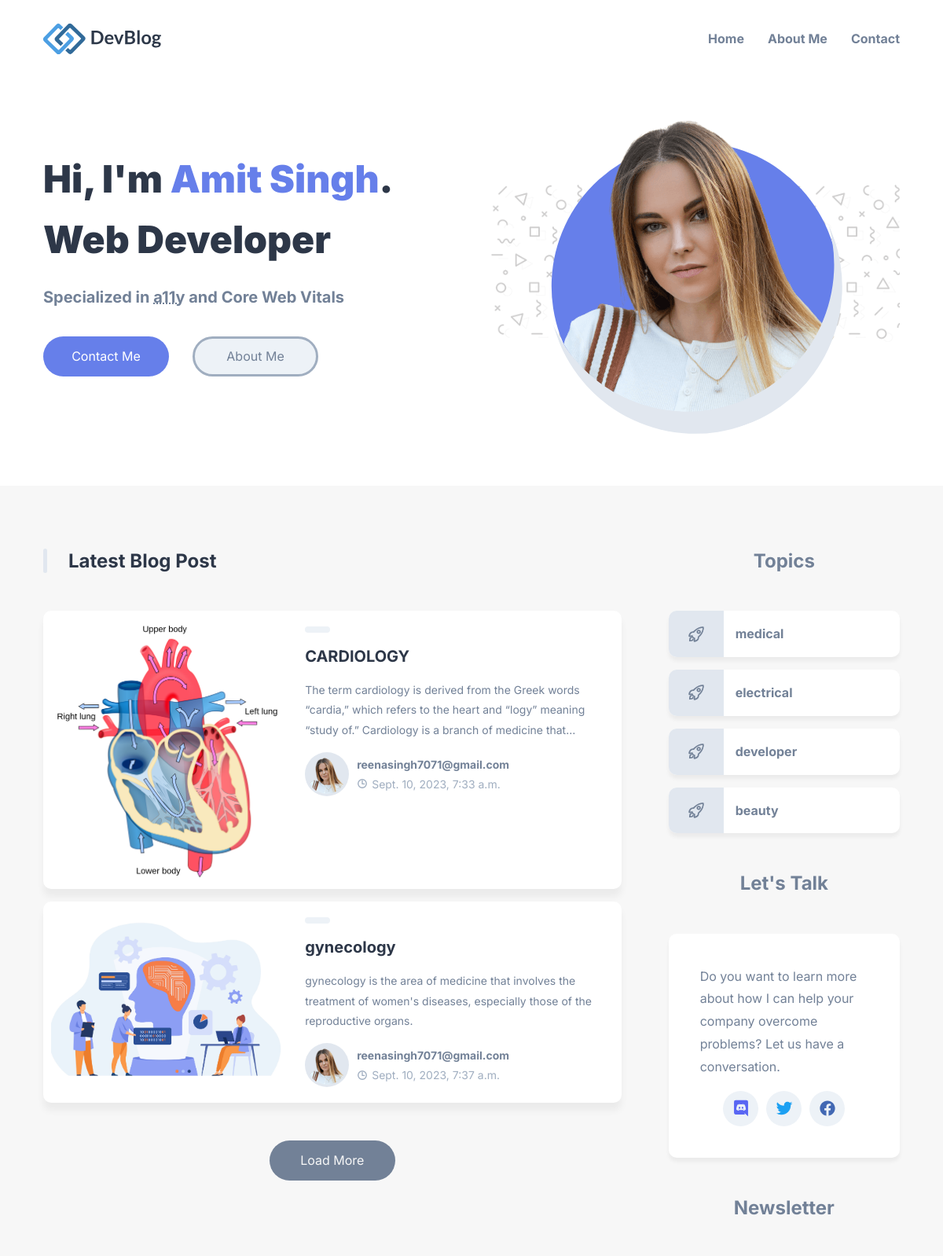
The app's page / (upper part), older data.
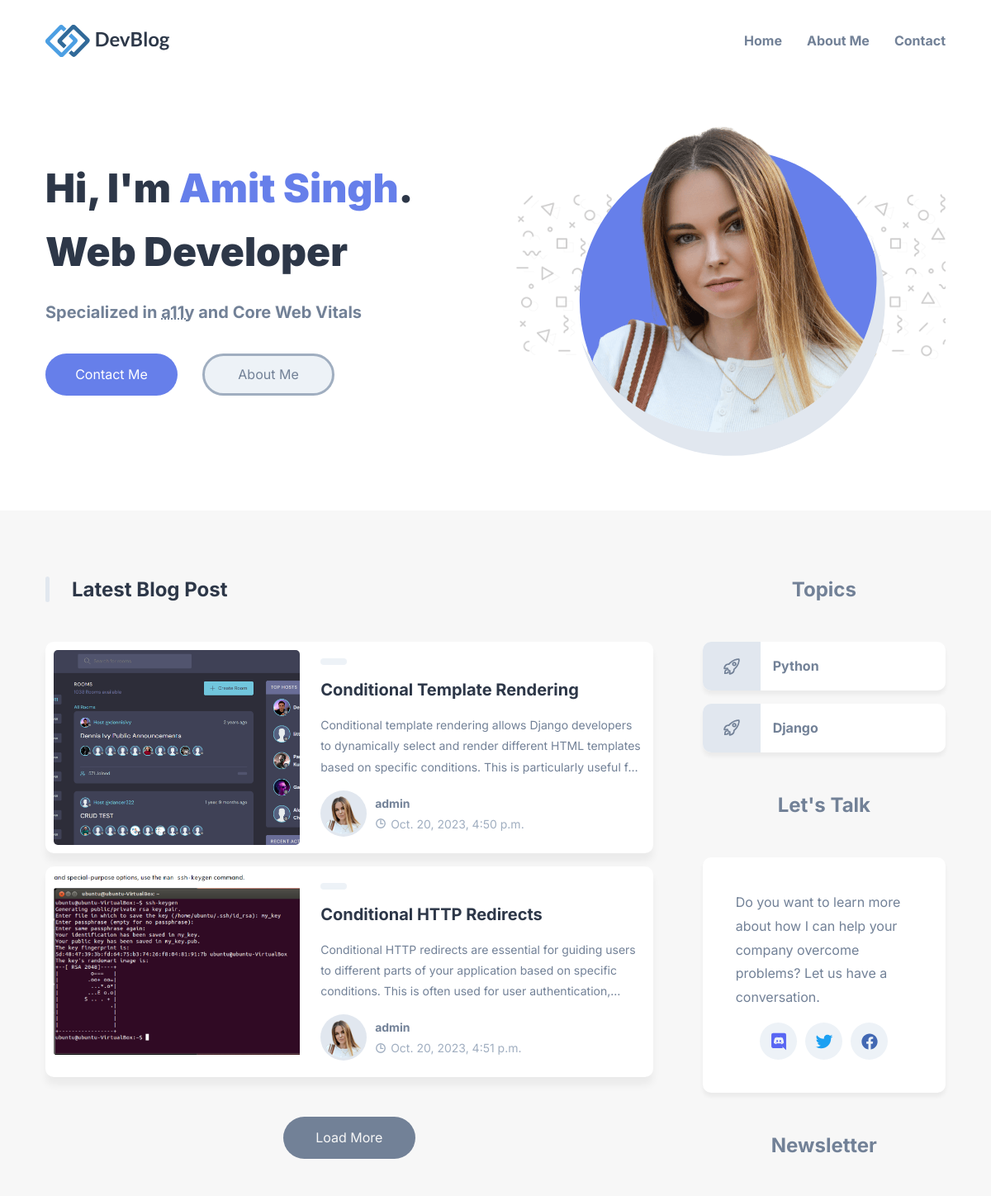
The same page, newer data.
### article/models.py (models this page shows, shortened)
class Article(models.Model):
    title = models.CharField(max_length=500)
    content = models.TextField(max_length=500)
    published_date = models.DateTimeField(auto_now=True, blank=True)
    author = models.ForeignKey(User, on_delete=models.CASCADE)
    category = models.ManyToManyField(Category)
    image = models.ImageField(upload_to="articles/", blank=True, null=True)
    created_at = models.DateTimeField(auto_now_add=True)
    updated_date = models.DateTimeField(auto_now=True)
    def __str__(self):
        return self.title

class Category(models.Model):
    category = models.CharField(max_length=200)
    created_at = models.DateTimeField(auto_now_add=True)

### article/views.py (the view)
# urls.py: path("", views.home, name="home"),
def home(request):
    q = request.GET.get("q") if request.GET.get("q") != None else ""
    articles = Article.objects.filter(
        Q(content__icontains=q)
        | Q(title__icontains=q)
        | Q(category__category__icontains=q)
    )
    category = Category.objects.all()
    print(articles)
    context = {
        "articles": articles,
        "category": category,
    }
    return render(request, "home.html", context)

### templates/home.html (shortened to what this page needs)
{% extends 'base.html' %}
{% load static %}
{% block content %}
  <main>
    <div class="hero">
      <div class="container">
        <div class="left">
          <h1 class="h1">
            Hi, I'm <b>Amit&nbsp;Singh</b>.
            <br />Web Developer
          </h1>
          <p class="h3">
            Specialized in <abbr title="Accessibility">a11y</abbr>
            and Core Web Vitals
          </p>
          <div class="btn-group">
            <a href="#" class="btn btn-primary">Contact Me</a>
            <a href="#" class="btn btn-secondary">About Me</a>
          </div>
        </div>
        <div class="right">
          <div class="img-box">
            <img src="{% static '/assets/images/hero.png' %}" alt="Julia Walker" class="hero-img" />
            <div class="shape shape-2"></div>
          </div>
        </div>
      </div>
    </div>
    <div class="main">
      <div class="container">
        <div class="blog">
          <h2 class="h2">Latest Blog Post</h2>
          <div class="blog-card-group">
            {% for item in articles %}
              <div class="blog-card">
                <div class="blog-card-banner">
                  {% if item.image %}
                    <img src="{{ item.image.url }}" alt="Building microservices with Dropwizard, MongoDB & Docker" width="250" class="blog-banner-img" />
                  {% else %}
                    <img src="{% static 'img/indexBackground2.jpg' %}" alt="Building microservices with Dropwizard, MongoDB & Docker" width="250" class="blog-banner-img" />
                  {% endif %}
                </div>
                <div class="blog-content-wrapper">
                  <button class="blog-topic text-tiny">{{ item.category.category }}</button>
                  <h3><a href="{% url 'article_detail' item.id %}" class="h3">{{ item.title }}</a></h3>
                  <p class="blog-text">{{ item.content }}</p>
                  <div class="wrapper-flex">
                    <div class="profile-wrapper">
                      <img src="{% static '/assets/images/author.png' %}" alt="Julia Walker" width="50" />
                    </div>
                    <div class="wrapper">
                      <a href="#" class="h4">{{ item.author.username }}</a>
                      <p class="text-sm">
                        <ion-icon name="time-outline"></ion-icon>
                        <time datetime="PT3M">{{ item.created_at }}</time>
                      </p>
                    </div>
                  </div>
                </div>
              </div>
            {% endfor %}
          </div>
          <button class="btn load-more">Load More</button>
        </div>
        <div class="aside">
          <div class="topics">
            <h2 class="h2">Topics</h2>
            {% for cate in category %}
              <a href="{% url 'home' %}?q={{ cate.category }}" class="topic-btn">
                <div class="icon-box">
                  <ion-icon name="rocket-outline"></ion-icon>
                </div>
                <p>{{ cate.category }}</p>
              </a>
            {% endfor %}
          </div>
          <div class="contact">
            <h2 class="h2">Let's Talk</h2>
            <div class="wrapper">
              <p>Do you want to learn more about how I can help your company overcome problems? Let us have a conversation.</p>
              <ul class="social-link">
                <li>
                  <a href="#" class="icon-box discord"><ion-icon name="logo-discord"></ion-icon></a>
                </li>
                <li>
                  <a href="#" class="icon-box twitter"><ion-icon name="logo-twitter"></ion-icon></a>
                </li>
                <li>
                  <a href="#" class="icon-box facebook"><ion-icon name="logo-facebook"></ion-icon></a>
                </li>
              </ul>
            </div>
          </div>
          <div class="newsletter">
            <h2 class="h2">Newsletter</h2>
          </div>
        </div>
      </div>
    </div>
  </main>
{% endblock %}

### templates/base.html (shortened to what this page needs)
<!DOCTYPE html>
{% load static %}
<!DOCTYPE html>
<html lang="en">
<head>
  <link rel="stylesheet" href="{% static '/assets/css/style.css' %}">
</head>
<body class="light-theme">
    {% include 'includes/navbar.html' %}
    {% block content %}
    {% endblock content %}
</body>
</html>

### templates/includes/navbar.html (shortened to what this page needs)
{% load static %}
<header>
  <div class="container">
    <nav class="navbar">
      <a href="#">
        <img
          src="{% static '/assets/images/logo-light.svg' %}"
          alt="SimpleBlog logo"
          width="150"
          class="logo-light"
        />
      </a>
      <div class="flex-wrapper">
        <ul class="desktop-nav">
          <li>
            <a href="#" class="nav-link">Home</a>
          </li>
          <li>
            <a href="#" class="nav-link">About Me</a>
          </li>
          <li>
            <a href="#" class="nav-link">Contact</a>
          </li>
        </ul>
      </div>
    </nav>
  </div>
</header>

### templates/includes/footer.html (shortened to what this page needs)
{% load static %}

Row changes from the older to the newer data that the page shows:
removed Article: image (picture), title "CARDIOLOGY", content "The term cardiology is derived from the Greek words “cardia,” which refers to the heart and “logy” meaning “study of.” Cardiology is a branch of medicine…", author.username "reenasingh7071@gmail.com", created_at "Sept. 10, 2023, 7:33 a.m."
removed Article: title "gynecology", content "gynecology is the area of medicine that involves the treatment of women's diseases, especially those of the reproductive organs.", author.username "reenasingh7071@gmail.com", created_at "Sept. 10, 2023, 7:37 a.m."
removed Category: category "medical"
removed Category: category "electrical"
removed Category: category "developer"
removed Category: category "beauty"
added Article: image (picture), title "Conditional Template Rendering", content "Conditional template rendering allows Django developers to dynamically select and render different HTML templates based on specific conditions. This is particularly useful…", author.username "admin", created_at "Oct. 20, 2023, 4:50 p.m."
added Article: image (picture), title "Conditional HTTP Redirects", content "Conditional HTTP redirects are essential for guiding users to different parts of your application based on specific conditions. This is often used for user…", author.username "admin", created_at "Oct. 20, 2023, 4:51 p.m."
added Category: category "Python"
added Category: category "Django"
